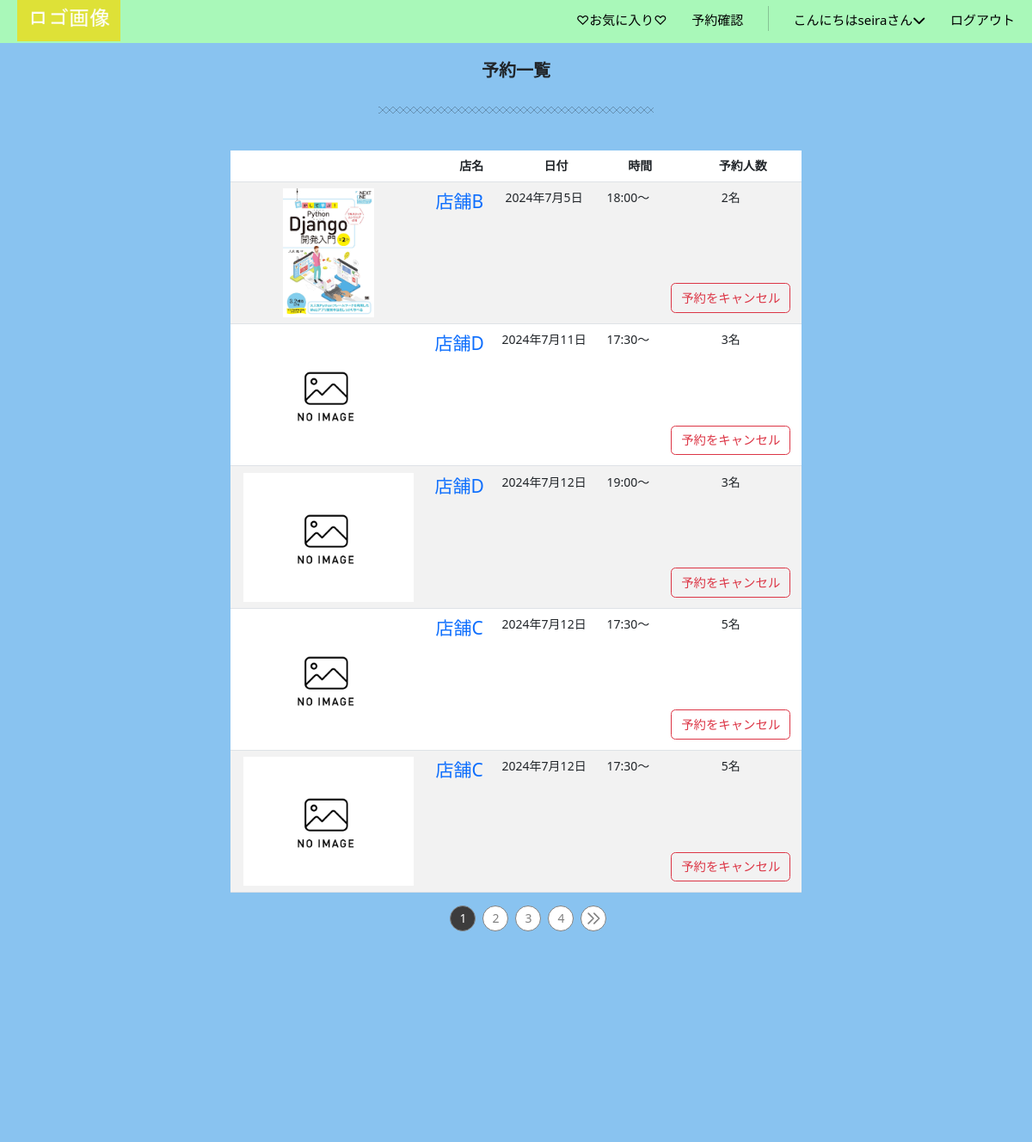
The page /reserve-list/ (signed in, upper part) on the database as committed earlier.
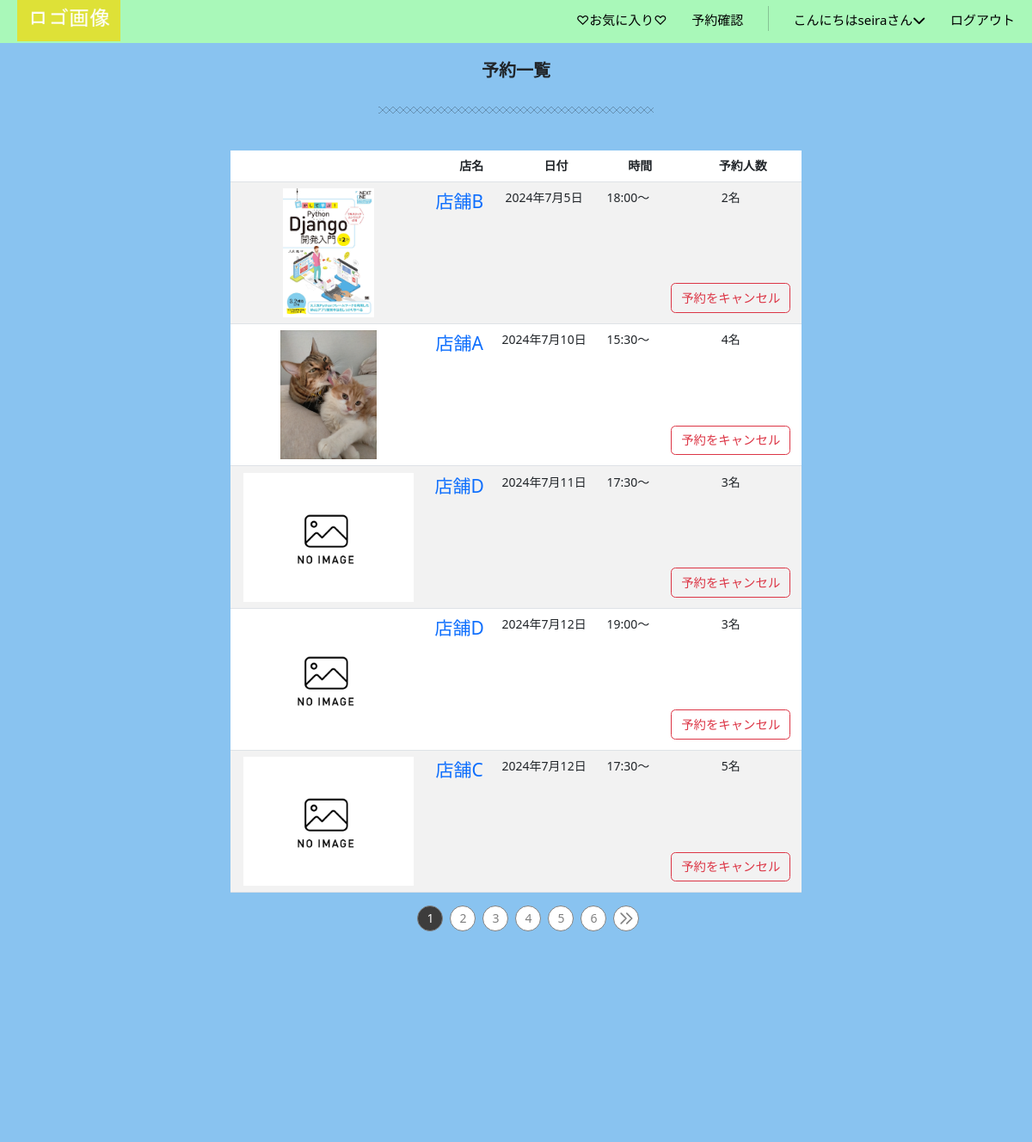
The same page on the database as committed later.
### gourmet/models.py (models this page shows)
class Reservation(models.Model):
    user = models.ForeignKey(CustomUser, verbose_name='ユーザー',on_delete=models.PROTECT)
    store_name = models.ForeignKey(StoreInfo, verbose_name='店名',on_delete=models.PROTECT)
    date = models.DateField(verbose_name='予約日')
    time = models.TimeField(verbose_name='予約時間')
    persons = models.IntegerField(verbose_name='予約人数')

class StoreInfo(models.Model):
    user = models.ForeignKey(CustomUser, verbose_name='ユーザー',on_delete=models.PROTECT)
    store_name = models.CharField(verbose_name='店舗名',max_length=40)
    category = models.ForeignKey(Category,verbose_name='ジャンル', on_delete=models.PROTECT)
    store_detail = models.TextField(verbose_name='店舗詳細',blank=True, null=True)
    photo1 = models.ImageField(verbose_name='写真1',blank=True,default='noImage.png')
    photo2 = models.ImageField(verbose_name='写真2',blank=True,default='noImage.png')
    photo3 = models.ImageField(verbose_name='写真3',blank=True,default='noImage.png')
    create_at = models.DateTimeField(verbose_name='作成日時',auto_now_add=True)
    updated_at = models.DateTimeField(verbose_name='更新日時',auto_now=True)
    class Meta:
        verbose_name_plural = 'StoreInfo'
    def __str__(self):
        return self.store_name

### gourmet/views.py (the view)
# urls.py: path('reserve-list/',views.ReserveListView.as_view(), name='reserve_list'),
class ReserveListView(LoginRequiredMixin,generic.ListView):
    model = Reservation
    template_name = 'reserve_list.html'
    context_object_name = 'reservations' #テンプレート内で使う変数名を指定
    paginate_by = 5
    def get_queryset(self):
        return Reservation.objects.filter(user=self.request.user).order_by('date') #予約日が近い順に並び替え

### gourmet/templates/reserve_list.html (shortened to what this page needs)
{% extends 'base.html' %}
{% load static %}
{% block contents %}
<div class="a_detail">
    <div class="store-h1">
        <h1>予約一覧</h1>
    </div>
    <hr class="hr1 mb-5">
    <div class="row justify-content-center">
        <div class="col-md-10">
            <table class="table table-striped">
                <thead>
                    <tr>
                        <th></th><th>　　店名</th><th>　　日付</th> <th>　　時間</th><th>　　予約人数</th>
                    </tr>
                </thead>
                {% for reservation in reservations %}
                <tr>
                    <td><a href="{% url 'gourmet:detail' reservation.store_name.id %}"><img src="{{ reservation.store_name.photo1.url}}" class="img-thumbnail0" style="max-width: 100%; max-height: 150px;" alt="..."></a></td>
                    <td><a href="{% url 'gourmet:detail' reservation.store_name.id %}" style="font-size: 1.5em;">{{reservation.store_name}}</a></td>
                    <td>{{reservation.date}}</td>
                    <td>{{reservation.time}}〜</td>
                    <td>
                        <div style="display: flex;flex-direction: column;justify-content: space-between;height: 150px;">
                            <div>{{ reservation.persons }}名</div>
                            <div style="margin-bottom: 5px;"><a href="{% url 'gourmet:reserve_delete' pk=reservation.pk %}" class="btn btn-outline-danger">予約をキャンセル</a></div>
                        </div>
                    </td>
                </tr>
                {% empty %}
                <tr>
                    <td colspan="5">予約がありません。</td>
                </tr>
                {% endfor %}
            </table>
            <ul class="Pagination">
                {% for num in page_obj.paginator.page_range %}
                <li class="Pagination-Item">
                    <a class="Pagination-Item-Link {% if page_obj.number == num %}isActive{% endif %}" href="?page={{ num }}"><span>{{ num }}</span></a>
                </li>
                {% endfor %}
                {% if page_obj.has_next %}
                <li class="Pagination-Item">
                    <a class="Pagination-Item-Link" href="?page={{ page_obj.next_page_number }}">
                        <svg xmlns="http://www.w3.org/2000/svg" class="Pagination-Item-Link-Icon" fill="none" viewBox="0 0 24 24" stroke="currentColor" stroke-width="2">
                            <path stroke-linecap="round" stroke-linejoin="round" d="M13 5l7 7-7 7M5 5l7 7-7 7" />
                        </svg>
                    </a>
                </li>
                {% endif %}
            </ul>
        </div>
    </div>
</div>
{% endblock %}

Rows that differ between the two databases and show on the page:
no longer on this page (row unchanged): Reservation: store_name.photo1 (placeholder picture), store_name "店舗C", date "2024年7月12日", time "17:30", persons "5"
added Reservation: store_name.photo1 (picture), store_name "店舗A", date "2024年7月10日", time "15:30", persons "4"
Other text that changed with them:
new list line: "5"
new list line: "6"
